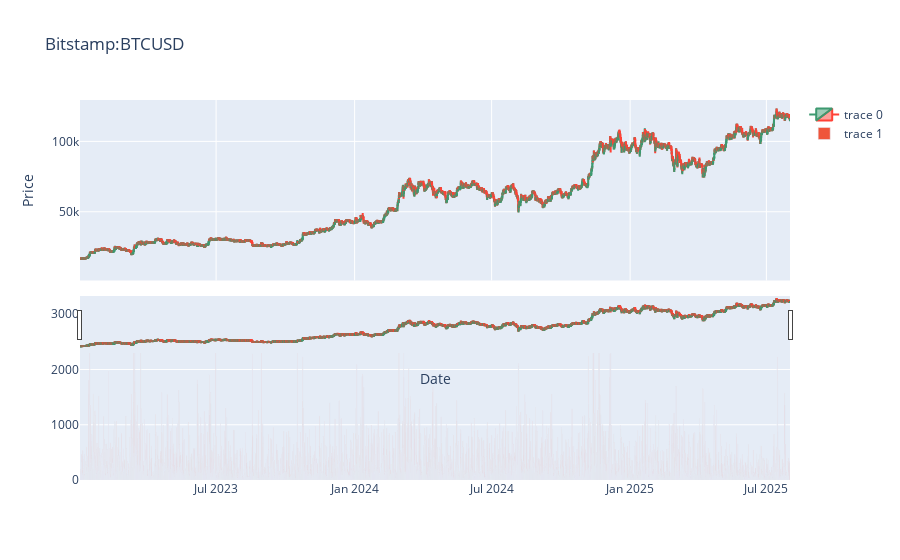

Source (notebook cell):
### Code cell
# Visualize
fig = make_subplots(rows=2, cols=1, shared_xaxes=True, vertical_spacing=0.05)

symbol = 'Bitstamp:BTCUSD'
fig.add_trace(go.Candlestick(x=df[df.symbol == symbol].index,
                    open=df[df.symbol == symbol].open,
                    high=df[df.symbol == symbol].high,
                    low=df[df.symbol == symbol].low,
                    close=df[df.symbol == symbol].close,
                    ), row=1, col=1)
set_ylim = (df.low.min(), df.high.max() * 1.05)

fig.add_trace(go.Bar(x=df[df.symbol == symbol].index,
                    y=df[df.symbol == symbol].volume,
                    ), row=2, col=1)

fig.update_layout(title=f'{symbol}',
                  yaxis_range=(set_ylim[0], set_ylim[1]),
                  xaxis_title='Date',
                  yaxis_title='Price')
fig.show()

### Figure 1 — Plotly figure (JSON) as saved in the notebook; plotly's stock layout.template omitted (floating-point values rounded to 4 significant figures; data arrays with more than 128 entries replaced by an {"elided": "..."} marker saying what was removed)
{"data": [{"close": {"elided": "5659 float values"}, "high": {"elided": "5659 float values"}, "low": {"elided": "5659 float values"}, "open": {"elided": "5659 float values"}, "type": "candlestick", "x": {"elided": "5659 str values"}, "xaxis": "x", "yaxis": "y"}, {"type": "bar", "x": {"elided": "5659 str values"}, "xaxis": "x2", "y": {"elided": "5659 float values"}, "yaxis": "y2"}], "layout": {"title": {"text": "Bitstamp:BTCUSD"}, "xaxis": {"anchor": "y", "domain": [0, 1], "matches": "x2", "showticklabels": false, "title": {"text": "Date"}}, "xaxis2": {"anchor": "y2", "domain": [0, 1]}, "yaxis": {"anchor": "x", "domain": [0.525, 1], "range": [1191.0, 129400.0], "title": {"text": "Price"}}, "yaxis2": {"anchor": "x2", "domain": [0, 0.475]}}}
